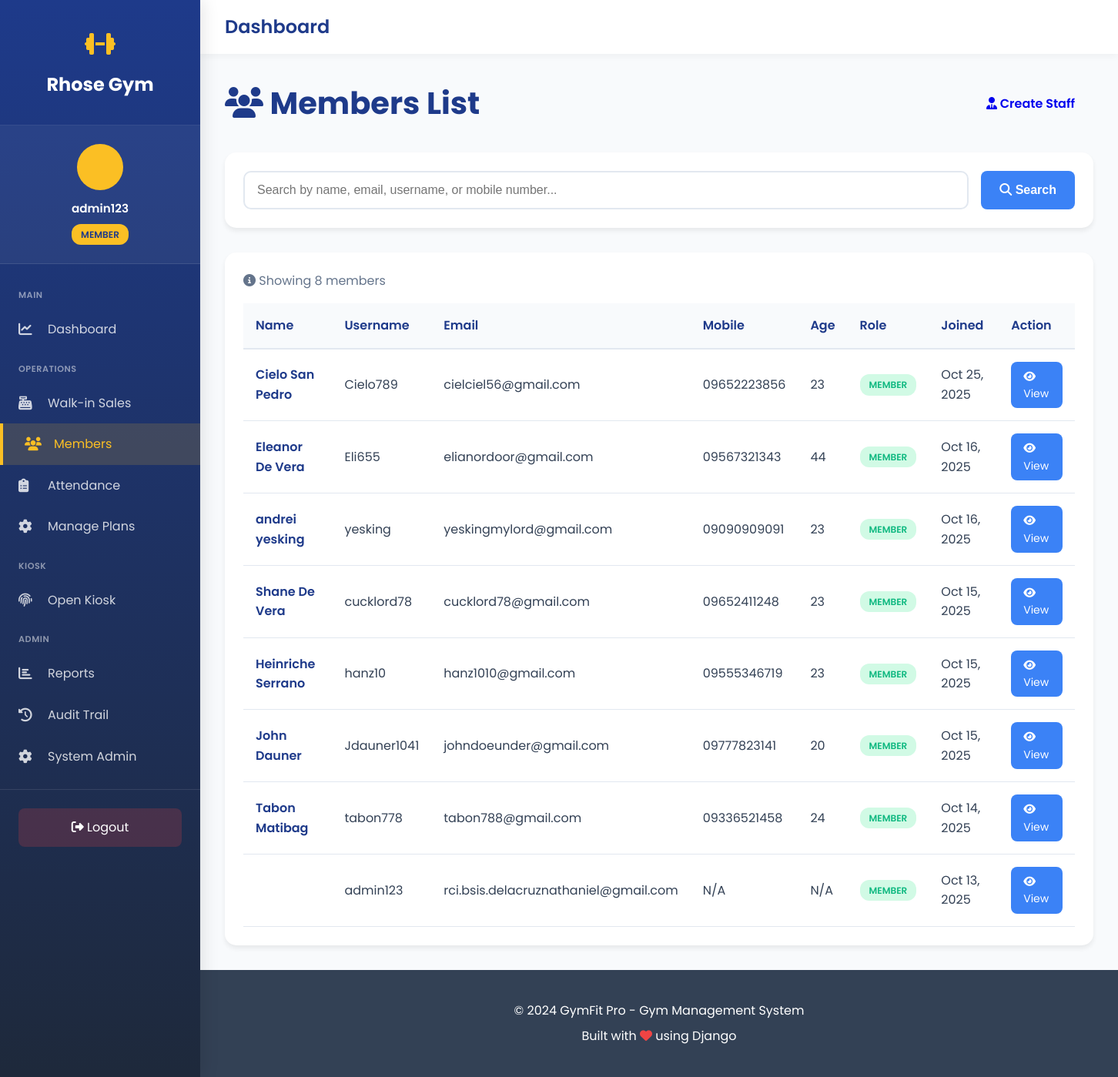
/members/ (signed in), run on an earlier commit of the app's database.
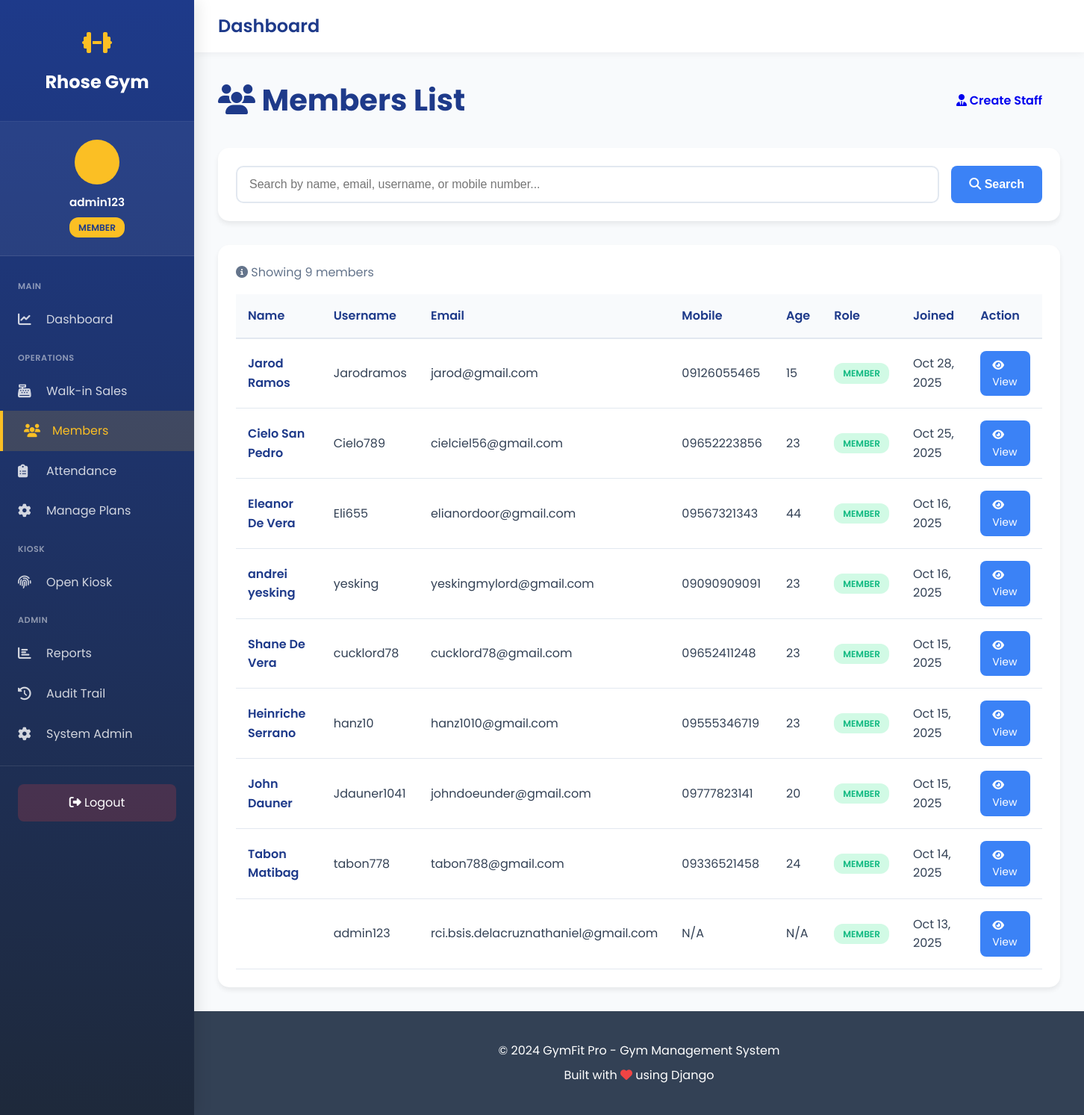
And on a later commit of the database.
### gym_app/models.py (models this page shows, shortened)
class User(AbstractUser):
    ROLE_CHOICES = [
        ('admin', 'Admin'),
        ('staff', 'Staff'),
        ('member', 'Member'),
    ]
    role = models.CharField(max_length=10, choices=ROLE_CHOICES, default='member')
    mobile_no = models.CharField(max_length=20, blank=True, null=True)
    address = models.TextField(blank=True, null=True)
    birthdate = models.DateField(blank=True, null=True)
    age = models.IntegerField(blank=True, null=True)
    kiosk_pin = models.CharField(
        max_length=6,
        blank=True,
        null=True,
        unique=True,
        help_text="6-digit PIN for kiosk check-in/out",
        verbose_name="Kiosk PIN"
    )
    created_at = models.DateTimeField(auto_now_add=True)
    updated_at = models.DateTimeField(auto_now=True)
    class Meta:
        db_table = 'users'
        verbose_name = 'User'
        verbose_name_plural = 'Users'
    def is_admin(self):
        return self.role == 'admin' or self.is_superuser
    def is_staff_or_admin(self):
        return self.role in ['admin', 'staff'] or self.is_superuser or self.is_staff

### gym_app/views.py (the view, shortened to what this page needs)
# urls.py: path('members/', views.members_list, name='members_list'),
@login_required
def members_list(request):
    if not request.user.is_staff_or_admin():
        messages.error(request, 'Access denied.')
        return redirect('dashboard')
    members = User.objects.filter(role='member').order_by('-date_joined')
    search_query = request.GET.get('search', '')
    context = {
        'members': members,
        'search_query': search_query,
    }
    return render(request, 'gym_app/members_list.html', context)

### templates/gym_app/members_list.html (shortened to what this page needs)
{% extends 'gym_app/base_sidebar.html' %}
{% block content %}
{% load static %}
<link rel="stylesheet" href="{% static 'gym_app/css/pages/members_list.css' %}">
<div class="page-header">
    <h1><i class="fas fa-users"></i> Members List</h1>
    {% if user.is_admin %}
    <a href="{% url 'create_staff' %}" class="btn btn-warning">
        <i class="fas fa-user-tie"></i> Create Staff
    </a>
    {% endif %}
</div>
<div class="search-box">
    <form method="get" action="{% url 'members_list' %}" class="search-form">
        <input
            type="text"
            name="search"
            class="search-input"
            placeholder="Search by name, email, username, or mobile number..."
            value="{{ search_query }}"
        >
        <button type="submit" class="btn btn-primary">
            <i class="fas fa-search"></i> Search
        </button>
    </form>
</div>
<div class="table-container">
    {% if members %}
    <p style="color: var(--gray); margin-bottom: 1rem;">
        <i class="fas fa-info-circle"></i>
        Showing {{ members.count }} member{{ members.count|pluralize }}
    </p>
    <table>
        <thead>
            <tr>
                <th>Name</th>
                <th>Username</th>
                <th>Email</th>
                <th>Mobile</th>
                <th>Age</th>
                <th>Role</th>
                <th>Joined</th>
                <th>Action</th>
            </tr>
        </thead>
        <tbody>
            {% for member in members %}
            <tr>
                <td class="member-name">{{ member.get_full_name }}</td>
                <td>{{ member.username }}</td>
                <td>{{ member.email }}</td>
                <td>{{ member.mobile_no|default:"N/A" }}</td>
                <td>{{ member.age|default:"N/A" }}</td>
                <td><span class="badge badge-member">{{ member.role }}</span></td>
                <td>{{ member.date_joined|date:"M d, Y" }}</td>
                <td>
                    <a href="{% url 'member_detail' member.id %}" class="btn-view">
                        <i class="fas fa-eye"></i> View
                    </a>
                </td>
            </tr>
            {% endfor %}
        </tbody>
    </table>
    {% endif %}
</div>
{% endblock %}

### templates/gym_app/base_sidebar.html (shortened to what this page needs)
<!DOCTYPE html>
<html lang="en">
<head>
    <link rel="stylesheet" href="https://cdnjs.cloudflare.com/ajax/libs/font-awesome/6.4.0/css/all.min.css">
</head>
<body class="has-sidebar">
    <aside class="sidebar" id="sidebar">
        <div class="sidebar-header">
            <div class="sidebar-logo">
                <i class="fas fa-dumbbell"></i>
            </div>
            <a href="{% url 'home' %}" class="sidebar-brand">Rhose Gym</a>
        </div>
        <div class="sidebar-user">
            <div class="sidebar-user-avatar">
            </div>
            <div class="sidebar-user-name">{{ user.get_full_name|default:user.username }}</div>
            <div style="text-align: center; margin-top: 0.5rem;">
                <span class="sidebar-user-role">{{ user.role }}</span>
            </div>
        </div>
            <nav class="sidebar-menu">
            <div class="sidebar-section">Main</div>
            <a href="{% url 'dashboard' %}" {% if request.path == '/dashboard/' %}class="active"{% endif %}>
                <i class="fas fa-chart-line"></i>
                <span>Dashboard</span>
            </a>
            <div class="sidebar-section">Operations</div>
            <a href="{% url 'walkin_purchase' %}" {% if 'walkin' in request.path %}class="active"{% endif %}>
                <i class="fas fa-cash-register"></i>
                <span>Walk-in Sales</span>
            </a>
            <a href="{% url 'members_list' %}" {% if 'members' in request.path %}class="active"{% endif %}>
                <i class="fas fa-users"></i>
                <span>Members</span>
            </a>
            <a href="{% url 'attendance_report' %}" {% if 'attendance' in request.path %}class="active"{% endif %}>
                <i class="fas fa-clipboard-list"></i>
                <span>Attendance</span>
            </a>
            <a href="{% url 'manage_plans' %}" {% if 'manage-plans' in request.path %}class="active"{% endif %}>
                <i class="fas fa-cog"></i>
                <span>Manage Plans</span>
            </a>
            <div class="sidebar-section">Kiosk</div>
            <a href="{% url 'kiosk_login' %}" target="_blank">
                <i class="fas fa-fingerprint"></i>
                <span>Open Kiosk</span>
            </a>
            {% if user.is_admin %}
            <div class="sidebar-section">Admin</div>
            <a href="{% url 'reports' %}" {% if 'reports' in request.path %}class="active"{% endif %}>
                <i class="fas fa-chart-bar"></i>
                <span>Reports</span>
            </a>
            <a href="{% url 'audit_trail' %}" {% if 'audit' in request.path %}class="active"{% endif %}>
                <i class="fas fa-history"></i>
                <span>Audit Trail</span>
            </a>
            <a href="/admin/" target="_blank">
                <i class="fas fa-cog"></i>
                <span>System Admin</span>
            </a>
            {% endif %}
        </nav>
        <div class="sidebar-footer">
            <a href="{% url 'logout' %}">
                <i class="fas fa-sign-out-alt"></i> Logout
            </a>
        </div>
    </aside>
    <div class="main-wrapper">
        <div class="top-navbar">
            <div class="top-navbar-left">
                <h1>{% block page_title %}Dashboard{% endblock %}</h1>
            </div>
        </div>
        <main class="main-content">
            {% block content %}{% endblock %}
        </main>
        <footer class="footer">
            <div class="container">
                <p>&copy; 2024 GymFit Pro - Gym Management System</p>
                <p>Built with <i class="fas fa-heart" style="color: var(--danger);"></i> using Django</p>
            </div>
        </footer>
    </div>
</body>
</html>

What changed in the data, as far as the page shows it:
added User: get_full_name "Jarod Ramos", username "Jarodramos", email "jarod@gmail.com", mobile_no "09126055465", age "15", role "MEMBER", date_joined "Oct 28, 2025"
Also different on the page:
{{ members.count }}: "8" → "9"
